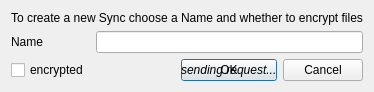
<?xml version="1.0" encoding="UTF-8"?>
<ui version="4.0">
 <class>QtNewSyncDialog</class>
 <widget class="QDialog" name="QtNewSyncDialog">
  <property name="geometry">
   <rect>
    <x>0</x>
    <y>0</y>
    <width>336</width>
    <height>88</height>
   </rect>
  </property>
  <property name="sizePolicy">
   <sizepolicy hsizetype="Fixed" vsizetype="Fixed">
    <horstretch>0</horstretch>
    <verstretch>0</verstretch>
   </sizepolicy>
  </property>
  <property name="windowTitle">
   <string>New Sync</string>
  </property>
  <property name="windowIcon">
   <iconset resource="qtClient.qrc">
    <normaloff>:/Resources/icon.png</normaloff>:/Resources/icon.png</iconset>
  </property>
  <layout class="QGridLayout" name="gridLayout">
   <item row="2" column="0">
    <widget class="QLabel" name="label">
     <property name="text">
      <string>Name</string>
     </property>
    </widget>
   </item>
   <item row="2" column="1" colspan="3">
    <widget class="QLineEdit" name="nameEdit"/>
   </item>
   <item row="3" column="0" colspan="2">
    <widget class="QCheckBox" name="encryptedBox">
     <property name="text">
      <string>encrypted</string>
     </property>
     <property name="icon">
      <iconset resource="qtClient.qrc">
       <normaloff>:/Resources/lock.png</normaloff>:/Resources/lock.png</iconset>
     </property>
    </widget>
   </item>
   <item row="3" column="2">
    <layout class="QGridLayout">
     <property name="leftMargin">
      <number>0</number>
     </property>
     <property name="topMargin">
      <number>0</number>
     </property>
     <property name="rightMargin">
      <number>0</number>
     </property>
     <property name="bottomMargin">
      <number>0</number>
     </property>
     <item row="0" column="0">
      <widget class="QPushButton" name="okButton">
       <property name="text">
        <string>OK</string>
       </property>
      </widget>
     </item>
     <item row="0" column="0">
      <widget class="QLabel" name="sendLabel">
       <property name="text">
        <string>&lt;i&gt;sending request...&lt;/i&gt;</string>
       </property>
      </widget>
     </item>
    </layout>
   </item>
   <item row="3" column="3">
    <widget class="QPushButton" name="cancelButton">
     <property name="text">
      <string>Cancel</string>
     </property>
    </widget>
   </item>
   <item row="0" column="0" colspan="4">
    <widget class="QLabel" name="label_2">
     <property name="sizePolicy">
      <sizepolicy hsizetype="Fixed" vsizetype="Fixed">
       <horstretch>0</horstretch>
       <verstretch>0</verstretch>
      </sizepolicy>
     </property>
     <property name="text">
      <string>To create a new Sync choose a Name and whether to encrypt files</string>
     </property>
    </widget>
   </item>
  </layout>
 </widget>
 <resources>
  <include location="qtClient.qrc"/>
 </resources>
 <connections>
  <connection>
   <sender>okButton</sender>
   <signal>clicked()</signal>
   <receiver>QtNewSyncDialog</receiver>
   <slot>accept()</slot>
   <hints>
    <hint type="sourcelabel">
     <x>351</x>
     <y>38</y>
    </hint>
    <hint type="destinationlabel">
     <x>233</x>
     <y>29</y>
    </hint>
   </hints>
  </connection>
  <connection>
   <sender>cancelButton</sender>
   <signal>clicked()</signal>
   <receiver>QtNewSyncDialog</receiver>
   <slot>reject()</slot>
   <hints>
    <hint type="sourcelabel">
     <x>330</x>
     <y>66</y>
    </hint>
    <hint type="destinationlabel">
     <x>197</x>
     <y>125</y>
    </hint>
   </hints>
  </connection>
 </connections>
</ui>
